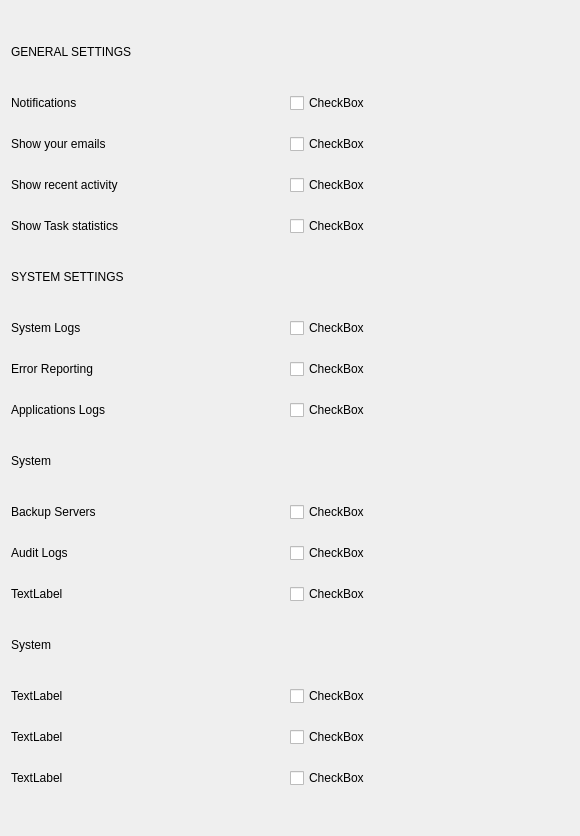
<?xml version="1.0" encoding="UTF-8"?>
<ui version="4.0">
 <class>Form</class>
 <widget class="QWidget" name="Form">
  <property name="geometry">
   <rect>
    <x>0</x>
    <y>0</y>
    <width>580</width>
    <height>836</height>
   </rect>
  </property>
  <property name="sizePolicy">
   <sizepolicy hsizetype="Fixed" vsizetype="Fixed">
    <horstretch>0</horstretch>
    <verstretch>0</verstretch>
   </sizepolicy>
  </property>
  <property name="windowTitle">
   <string>Form</string>
  </property>
  <property name="styleSheet">
   <string notr="true">QFrame{ border: 0px solid;}

#panelsBackground QPushButton{
	border: 2px solid #fff;
	border-radius: 12px;
}

#pushButton_1{
	background: #f44336;
}

#pushButton_2{
	background: #9c27b0 ;
}

#pushButton_3{
	background: #e91e63 ;
}

#pushButton_3{
	background: #e91e63 ;
}

#pushButton_4{
	background: #673ab7  ;
}

#pushButton_5{
	background: #00bcd4  ;
}

#pushButton_6{
	background: #009688  ;
}

#pushButton_7{
	background: #03a9f4  ;
}

#pushButton_8{
	background: #ff8f00  ;
}

#pushButton_9{
	background: #5d4037  ;
}

</string>
  </property>
  <layout class="QVBoxLayout" name="verticalLayout_2">
   <item>
    <widget class="QWidget" name="widget" native="true">
     <layout class="QVBoxLayout" name="verticalLayout">
      <property name="spacing">
       <number>0</number>
      </property>
      <property name="leftMargin">
       <number>0</number>
      </property>
      <property name="topMargin">
       <number>0</number>
      </property>
      <property name="rightMargin">
       <number>0</number>
      </property>
      <property name="bottomMargin">
       <number>0</number>
      </property>
      <item>
       <widget class="QScrollArea" name="scrollArea">
        <property name="widgetResizable">
         <bool>true</bool>
        </property>
        <widget class="QWidget" name="scrollAreaWidgetContents">
         <property name="geometry">
          <rect>
           <x>0</x>
           <y>0</y>
           <width>562</width>
           <height>818</height>
          </rect>
         </property>
         <layout class="QVBoxLayout" name="verticalLayout_3">
          <property name="spacing">
           <number>0</number>
          </property>
          <property name="leftMargin">
           <number>0</number>
          </property>
          <property name="topMargin">
           <number>0</number>
          </property>
          <property name="rightMargin">
           <number>0</number>
          </property>
          <property name="bottomMargin">
           <number>0</number>
          </property>
          <item>
           <widget class="QWidget" name="widget_2" native="true">
            <layout class="QGridLayout" name="gridLayout">
             <property name="leftMargin">
              <number>0</number>
             </property>
             <property name="topMargin">
              <number>0</number>
             </property>
             <property name="rightMargin">
              <number>0</number>
             </property>
             <property name="bottomMargin">
              <number>0</number>
             </property>
             <property name="spacing">
              <number>0</number>
             </property>
             <item row="2" column="0">
              <widget class="QLabel" name="label_28">
               <property name="text">
                <string>Show your emails</string>
               </property>
              </widget>
             </item>
             <item row="11" column="0">
              <widget class="QLabel" name="label_36">
               <property name="text">
                <string>Audit Logs</string>
               </property>
              </widget>
             </item>
             <item row="1" column="0">
              <widget class="QLabel" name="label_27">
               <property name="text">
                <string>Notifications</string>
               </property>
              </widget>
             </item>
             <item row="13" column="0">
              <widget class="QLabel" name="label_14">
               <property name="maximumSize">
                <size>
                 <width>16777215</width>
                 <height>40</height>
                </size>
               </property>
               <property name="text">
                <string>System</string>
               </property>
              </widget>
             </item>
             <item row="7" column="0">
              <widget class="QLabel" name="label_32">
               <property name="text">
                <string>Error Reporting</string>
               </property>
              </widget>
             </item>
             <item row="7" column="1">
              <widget class="AnimatedCheck" name="checkBox_28">
               <property name="text">
                <string>CheckBox</string>
               </property>
              </widget>
             </item>
             <item row="16" column="0">
              <widget class="QLabel" name="label_41">
               <property name="text">
                <string>TextLabel</string>
               </property>
              </widget>
             </item>
             <item row="8" column="0">
              <widget class="QLabel" name="label_33">
               <property name="text">
                <string>Applications Logs</string>
               </property>
              </widget>
             </item>
             <item row="4" column="1">
              <widget class="AnimatedCheck" name="checkBox_27">
               <property name="text">
                <string>CheckBox</string>
               </property>
              </widget>
             </item>
             <item row="4" column="0">
              <widget class="QLabel" name="label_30">
               <property name="text">
                <string>Show Task statistics</string>
               </property>
              </widget>
             </item>
             <item row="8" column="1">
              <widget class="AnimatedCheck" name="checkBox_30">
               <property name="text">
                <string>CheckBox</string>
               </property>
              </widget>
             </item>
             <item row="6" column="1">
              <widget class="AnimatedCheck" name="checkBox_29">
               <property name="text">
                <string>CheckBox</string>
               </property>
              </widget>
             </item>
             <item row="5" column="0">
              <widget class="QLabel" name="label_12">
               <property name="maximumSize">
                <size>
                 <width>16777215</width>
                 <height>40</height>
                </size>
               </property>
               <property name="text">
                <string>SYSTEM SETTINGS</string>
               </property>
              </widget>
             </item>
             <item row="12" column="0">
              <widget class="QLabel" name="label_37">
               <property name="text">
                <string>TextLabel</string>
               </property>
              </widget>
             </item>
             <item row="3" column="0">
              <widget class="QLabel" name="label_29">
               <property name="text">
                <string>Show recent activity</string>
               </property>
              </widget>
             </item>
             <item row="16" column="1">
              <widget class="AnimatedCheck" name="checkBox_36">
               <property name="text">
                <string>CheckBox</string>
               </property>
              </widget>
             </item>
             <item row="15" column="1">
              <widget class="AnimatedCheck" name="checkBox_34">
               <property name="text">
                <string>CheckBox</string>
               </property>
              </widget>
             </item>
             <item row="10" column="1">
              <widget class="AnimatedCheck" name="checkBox_32">
               <property name="text">
                <string>CheckBox</string>
               </property>
              </widget>
             </item>
             <item row="14" column="0">
              <widget class="QLabel" name="label_39">
               <property name="text">
                <string>TextLabel</string>
               </property>
              </widget>
             </item>
             <item row="12" column="1">
              <widget class="AnimatedCheck" name="checkBox_33">
               <property name="text">
                <string>CheckBox</string>
               </property>
              </widget>
             </item>
             <item row="3" column="1">
              <widget class="AnimatedCheck" name="checkBox_26">
               <property name="text">
                <string>CheckBox</string>
               </property>
              </widget>
             </item>
             <item row="6" column="0">
              <widget class="QLabel" name="label_31">
               <property name="text">
                <string>System Logs</string>
               </property>
              </widget>
             </item>
             <item row="1" column="1">
              <widget class="AnimatedCheck" name="checkBox_24">
               <property name="text">
                <string>CheckBox</string>
               </property>
              </widget>
             </item>
             <item row="9" column="0">
              <widget class="QLabel" name="label_13">
               <property name="maximumSize">
                <size>
                 <width>16777215</width>
                 <height>40</height>
                </size>
               </property>
               <property name="text">
                <string>System</string>
               </property>
              </widget>
             </item>
             <item row="15" column="0">
              <widget class="QLabel" name="label_40">
               <property name="text">
                <string>TextLabel</string>
               </property>
              </widget>
             </item>
             <item row="10" column="0">
              <widget class="QLabel" name="label_35">
               <property name="text">
                <string>Backup Servers</string>
               </property>
              </widget>
             </item>
             <item row="14" column="1">
              <widget class="AnimatedCheck" name="checkBox_35">
               <property name="text">
                <string>CheckBox</string>
               </property>
              </widget>
             </item>
             <item row="0" column="0">
              <widget class="QLabel" name="label_11">
               <property name="maximumSize">
                <size>
                 <width>16777215</width>
                 <height>40</height>
                </size>
               </property>
               <property name="text">
                <string>GENERAL SETTINGS</string>
               </property>
              </widget>
             </item>
             <item row="2" column="1">
              <widget class="AnimatedCheck" name="checkBox_25">
               <property name="text">
                <string>CheckBox</string>
               </property>
              </widget>
             </item>
             <item row="11" column="1">
              <widget class="AnimatedCheck" name="checkBox_31">
               <property name="text">
                <string>CheckBox</string>
               </property>
              </widget>
             </item>
            </layout>
           </widget>
          </item>
         </layout>
        </widget>
       </widget>
      </item>
     </layout>
    </widget>
   </item>
  </layout>
 </widget>
 <customwidgets>
  <customwidget>
   <class>AnimatedCheck</class>
   <extends>QCheckBox</extends>
   <header location="global">gui/widgets/animated_check/animated_check</header>
  </customwidget>
 </customwidgets>
 <resources/>
 <connections/>
</ui>
